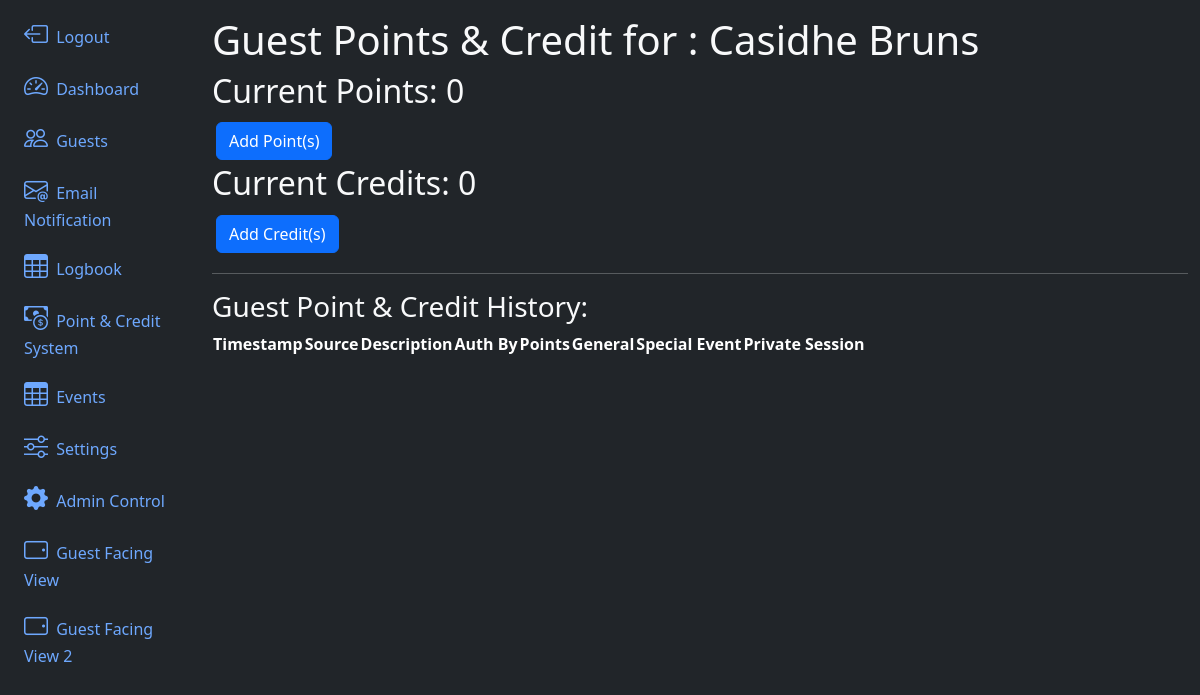
/guestCredit/0, run on an earlier commit of the app's database.
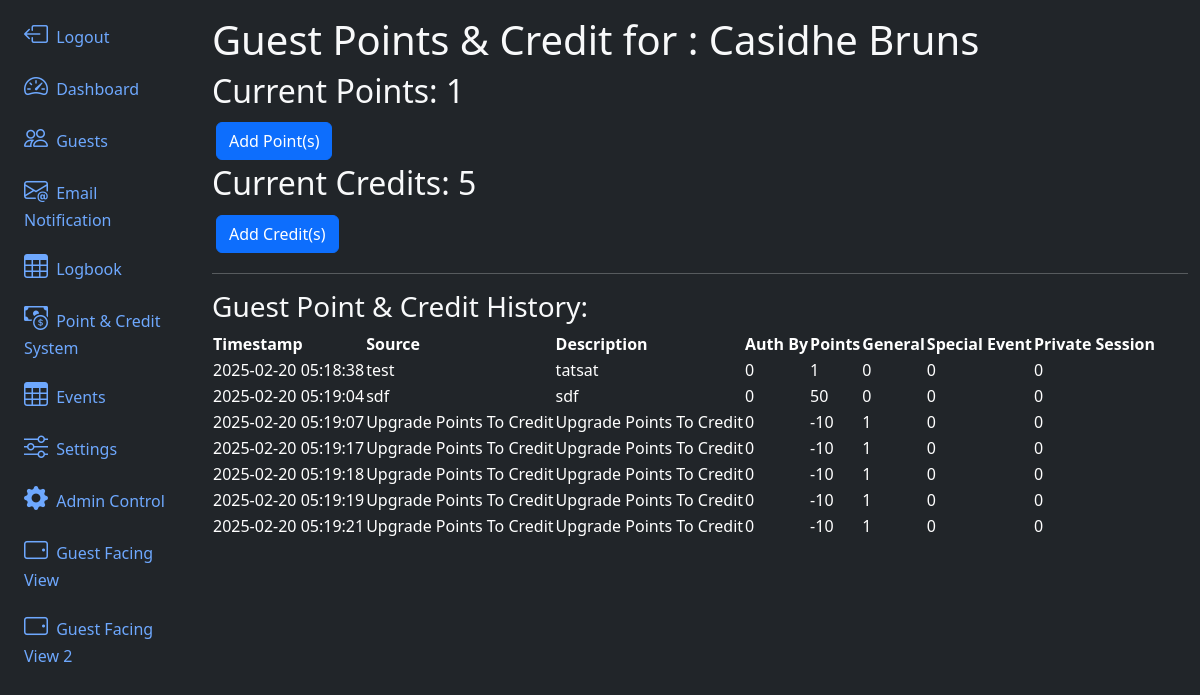
And on a later commit of the database.
### app/models.py (models this page shows)
@dataclass
class GuestCredit(db.Model):
    id:int = db.Column(db.Integer, primary_key=True)
    lastUpdate = db.Column(db.DateTime(timezone=True), server_default=None)
    guest_id = db.Column(db.Integer, db.ForeignKey('guest.id'), nullable=False)
    points:int  = db.Column(db.Integer, nullable=False, default=0)
    generalAmount:int  = db.Column(db.Integer, nullable=False, default=0)
    specialEventAmount:int  = db.Column(db.Integer, nullable=False, default=0)
    privateSessionAmount:int  = db.Column(db.Integer, nullable=False, default=0)

@dataclass
class CreditTransactionLog(db.Model):
    id:int = db.Column(db.Integer, primary_key=True)
    timestamp = db.Column(db.DateTime(timezone=True), server_default=func.now())
    guest = db.Column(db.Integer,  db.ForeignKey('guest.id'), nullable=False)
    authorizedSource:str  = db.Column(db.String(100), nullable=False)
    authorizedBy  = db.Column(db.Integer, db.ForeignKey('guest.id'))
    pointChange:int  = db.Column(db.Integer, nullable=False, default=0)
    generalAmountChange:int  = db.Column(db.Integer, nullable=False, default=0)
    specialEventAmountChange:int  = db.Column(db.Integer, nullable=False, default=0)
    privateSessionAmountChange:int  = db.Column(db.Integer, nullable=False, default=0)
    description:str  = db.Column(db.String(200), nullable=False)

### app/routes.py (the view, shortened to what this page needs)
@app.route('/guestCredit/<id>', methods=['GET', 'POST'])
def guestCredit(id):
    if(id is None):
        return redirect(url_for('guests', guests=Guest.query.all()))
    _guest = Guest.query.filter_by(id=id).first()
    guestCredit = GuestCredit.query.filter_by(guest_id=_guest.id).first()
    print(_guest, guestCredit)
    return render_template('guestCredit.html',settings=Setting.query.first(), guest=_guest, guestCredit=GuestCredit.query.filter_by(guest=_guest).first(), guestCreditLog=CreditTransactionLog.query.filter_by(guest=_guest.id).all())

### app/models.py (called while the page is built)
    def __str__(self):
        return f'{self.name}'

### app/templates/guestCredit.html
{% extends 'layout.html' %}
{% block content %}
<h1>Guest Points & Credit for : {{guest.name}}</h1>
{% if guest.credit %}
{% if guestCredit.points >= settings.points_per_credit %}
<h2>Current Points: {{ guestCredit.points }}</h2><a href="/guestCredit/{{ guest.id }}/addPoints" class="btn btn-primary m-1">Add Point(s)</a> <a href="/guestCredit/{{ guest.id }}/upgradePoints" class="btn btn-primary m-1">Upgrade To Credit</a>
{% else %}
<h2>Current Points: {{ guestCredit.points }}</h2><a href="/guestCredit/{{ guest.id }}/addPoints" class="btn btn-primary m-1">Add Point(s)</a>
{% endif %}
<h2>Current Credits: {{ guestCredit.generalAmount }}</h2>
<a href="/guestCredit/{{ guest.id }}/addCredits" class="btn btn-primary m-1">Add Credit(s)</a>
<hr>
<h3>Guest Point & Credit History:</h3>
<table class="table-dark rounded-3 overflow-hidden " data-toggle="table" >
    <thead>
        <tr>
            <th data-sortable="true" scope="col">Timestamp</th>
            <th data-sortable="true" scope="col">Source</th>
            <th data-sortable="true" scope="col">Description</th>
            <th data-sortable="true" scope="col">Auth By</th>
            <th data-sortable="true" scope="col">Points</th>
            <th data-sortable="true" scope="col">General</th>
            <th data-sortable="true" scope="col">Special Event</th>
            <th data-sortable="true" scope="col">Private Session</th>
        </tr>
    </thead>
    <tbody>
        {% for logItem in guestCreditLog %}
        <tr>
            <td scope="row">{{ logItem.timestamp }}</td>
            <td scope="row">{{ logItem.authorizedSource }}</td>
            <td scope="row">{{ logItem.description }}</td>
            <td scope="row">{{ logItem.authorizedBy }}</td>
            <td scope="row">{{ logItem.pointChange }}</td>
            <td scope="row">{{ logItem.generalAmountChange }}</td>
            <td scope="row">{{ logItem.specialEventAmountChange }}</td>
            <td scope="row">{{ logItem.privateSessionAmountChange }}</td>
        </tr>
        {% endfor %}
    </tbody>
</table>
{% else %}
<h2>Guest has no credit account established</h2>
{% endif %}
{% endblock content %}

What changed in the data, as far as the page shows it:
changed GuestCredit: points "0" → "1"; generalAmount "0" → "5"
added CreditTransactionLog: timestamp "2025-02-20 05:18:38", authorizedSource "test", description "tatsat", authorizedBy "0", pointChange "1", generalAmountChange "0", specialEventAmountChange "0", privateSessionAmountChange "0"
added CreditTransactionLog: timestamp "2025-02-20 05:19:04", authorizedSource "sdf", description "sdf", authorizedBy "0", pointChange "50", generalAmountChange "0", specialEventAmountChange "0", privateSessionAmountChange "0"
added CreditTransactionLog: timestamp "2025-02-20 05:19:07", authorizedSource "Upgrade Points To Credit", description "Upgrade Points To Credit", authorizedBy "0", pointChange "-10", generalAmountChange "1", specialEventAmountChange "0", privateSessionAmountChange "0"
added CreditTransactionLog: timestamp "2025-02-20 05:19:17", authorizedSource "Upgrade Points To Credit", description "Upgrade Points To Credit", authorizedBy "0", pointChange "-10", generalAmountChange "1", specialEventAmountChange "0", privateSessionAmountChange "0"
added CreditTransactionLog: timestamp "2025-02-20 05:19:18", authorizedSource "Upgrade Points To Credit", description "Upgrade Points To Credit", authorizedBy "0", pointChange "-10", generalAmountChange "1", specialEventAmountChange "0", privateSessionAmountChange "0"
added CreditTransactionLog: timestamp "2025-02-20 05:19:19", authorizedSource "Upgrade Points To Credit", description "Upgrade Points To Credit", authorizedBy "0", pointChange "-10", generalAmountChange "1", specialEventAmountChange "0", privateSessionAmountChange "0"
added CreditTransactionLog: timestamp "2025-02-20 05:19:21", authorizedSource "Upgrade Points To Credit", description "Upgrade Points To Credit", authorizedBy "0", pointChange "-10", generalAmountChange "1", specialEventAmountChange "0", privateSessionAmountChange "0"
